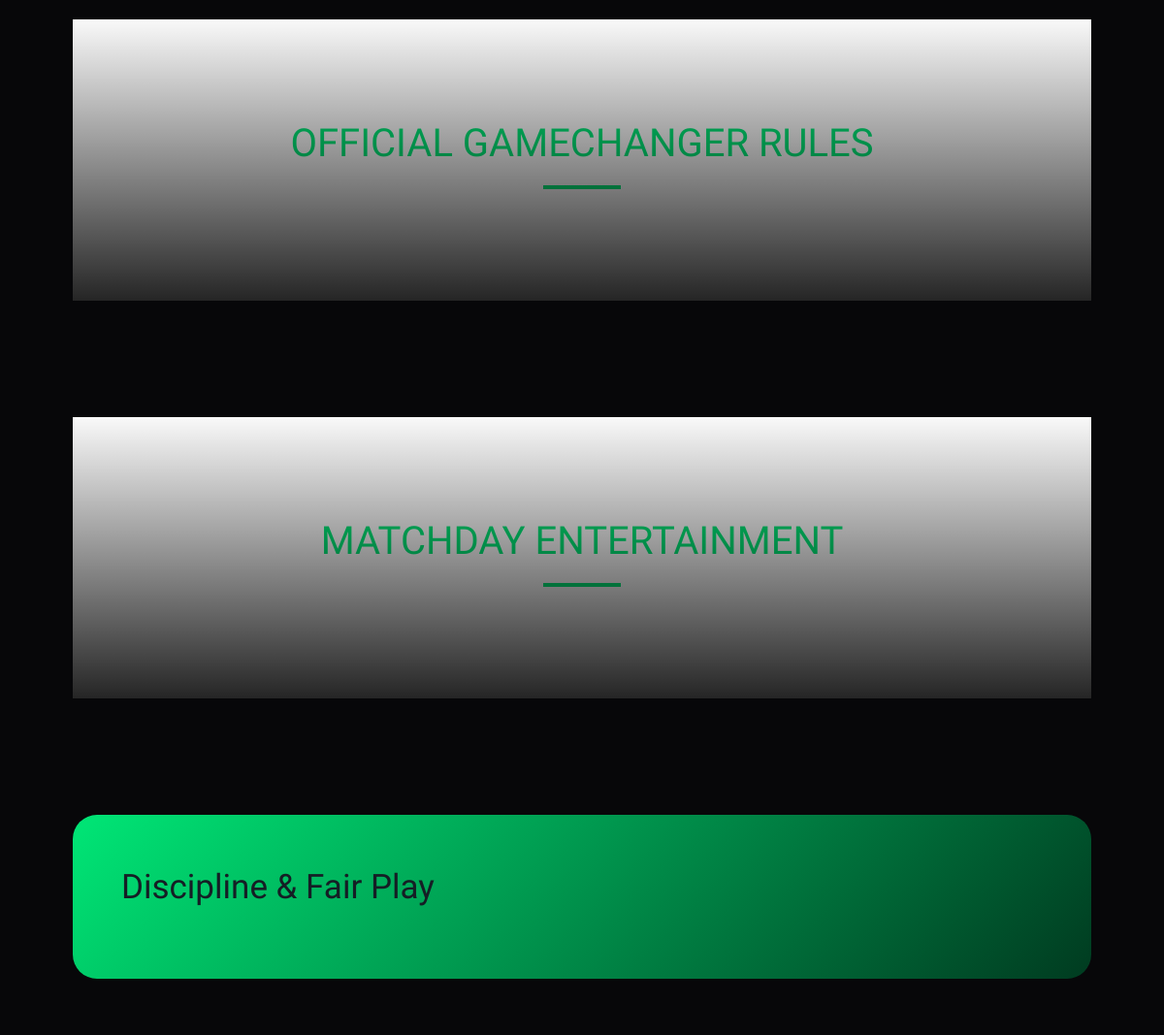
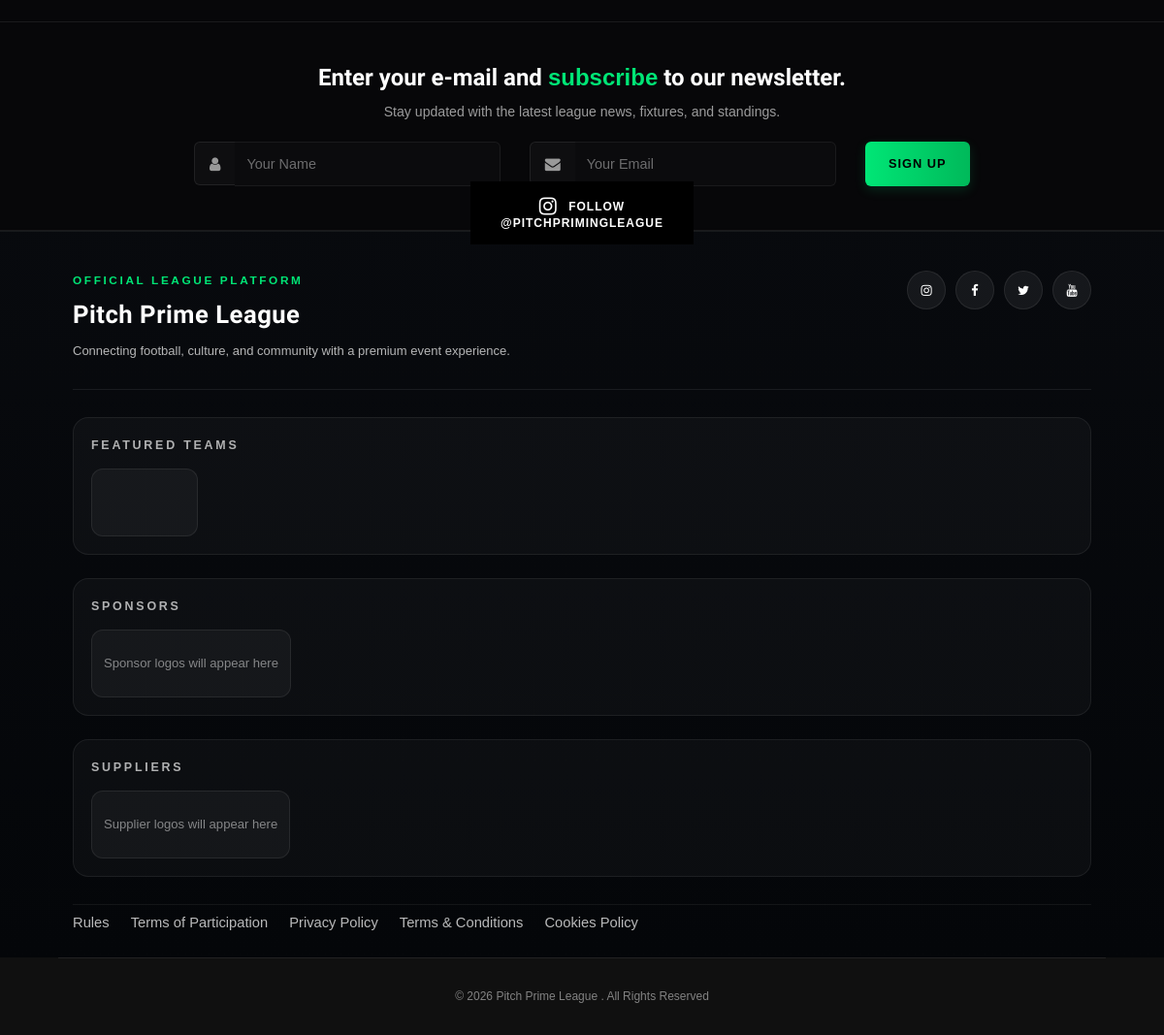
The page /rules/ (lower part) on the database as committed earlier (2 pictures, top to bottom).
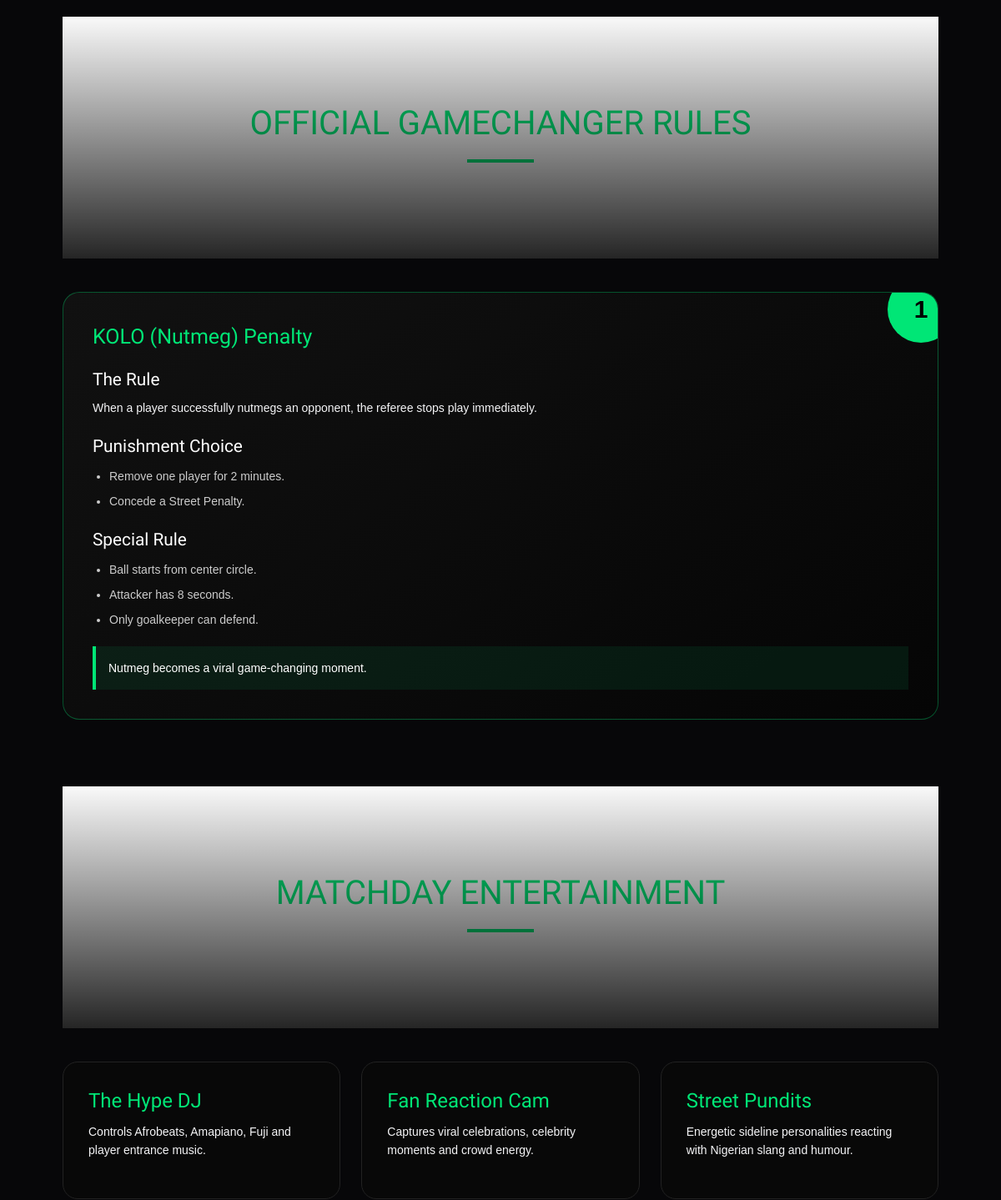
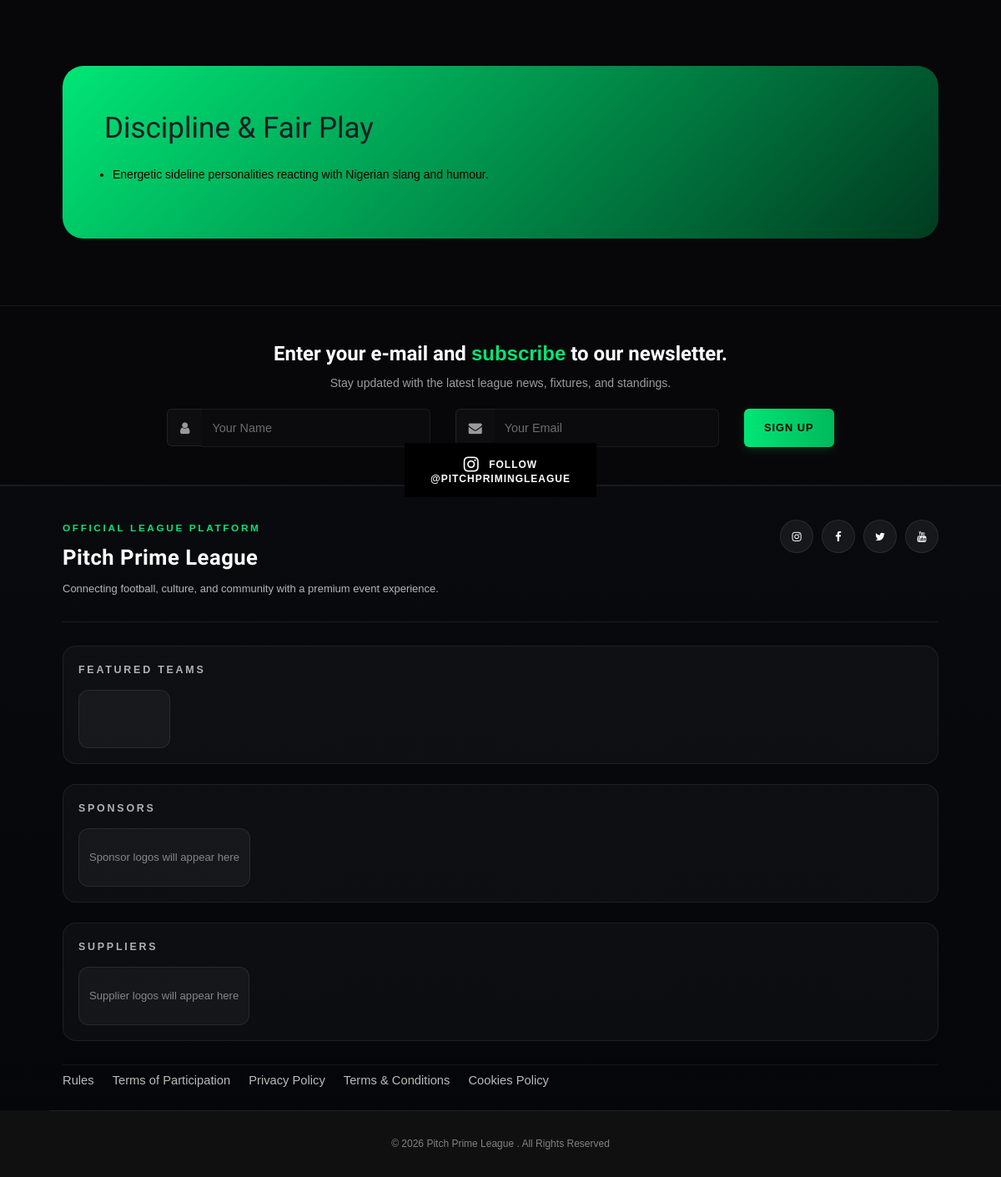
The same page on the database as committed later (2 pictures, top to bottom).
### league/models.py (models this page shows, shortened)
class Team(models.Model):
    season = models.ForeignKey(
        Season,
        on_delete=models.CASCADE,
        related_name='teams'
    )
    president = models.OneToOneField(
        'accounts.President',
        on_delete=models.PROTECT,
        related_name='team',
    )
    name = models.CharField(max_length=150)
    logo = models.ImageField(upload_to='team_logos/', blank=True, null=True)
    foundation_year = models.PositiveIntegerField(
        blank=True,
        null=True
    )
    cover_image = models.ImageField(
    upload_to='team_covers/',
    blank=True,
    null=True
)
    manager_name = models.CharField(
        max_length=150,
        blank=True
    )
    description = models.TextField(blank=True)
    total_titles = models.PositiveIntegerField(
        default=0
    )
    location = models.CharField(
        max_length=150,
        blank=True
    )
    website = models.URLField(blank=True)
    facebook_url = models.URLField(blank=True)
    twitter_url = models.URLField(blank=True)
    youtube_url = models.URLField(blank=True)
    games_played = models.PositiveIntegerField(default=0)
    wins = models.PositiveIntegerField(default=0)
    draws = models.PositiveIntegerField(default=0)
    losses = models.PositiveIntegerField(default=0)
    total_points = models.PositiveIntegerField(default=0)
    goals_for = models.PositiveIntegerField(default=0)
    goals_against = models.PositiveIntegerField(default=0)
    class Meta:
        ordering = ['name']
        unique_together = ['season', 'name']

### core/models.py (models this page shows, shortened)
class GameRule(models.Model):
    number = models.PositiveIntegerField()
    title = models.CharField(max_length=200)
    rule_description = models.TextField()
    punishment = models.TextField(
        blank=True,
        help_text="Use each point on a new line"
    )
    special_rule = models.TextField(
        blank=True,
        help_text="Use each point on a new line"
    )
    highlight = models.CharField(
        max_length=300,
        blank=True
    )

class EntertainmentFeature(models.Model):
    title = models.CharField(max_length=200)
    description = models.TextField()

class DisciplineRule(models.Model):
    rule = models.CharField(max_length=300)

### core/views.py (the view)
# urls.py: path('rules/', views.rules, name='rules'),
def rules(request):
    context = {
        "rules": GameRule.objects.all(),
        "features": EntertainmentFeature.objects.all(),
        "discipline": DisciplineRule.objects.all(),
    }
    return render(
        request,
        "rules.html",
        context
    )

### core/context_processors.py (called while the page is built)
def footer_context(request):
    teams = Team.objects.select_related('season').filter(logo__isnull=False).exclude(logo='').order_by('name')
    sponsors = PartnerLogo.objects.filter(is_active=True, category='sponsor').order_by('sort_order', 'name')
    suppliers = PartnerLogo.objects.filter(is_active=True, category='supplier').order_by('sort_order', 'name')
    return {
        'footer_teams': teams,
        'footer_sponsors': sponsors,
        'footer_suppliers': suppliers,
    }

### templates/rules.html (shortened to what this page needs)
{% extends 'base.html' %}
{% load static %}
{% block content %}
<br> <br> <br>
<div class="container">
<div class="section-title">
<h2>Official Gamechanger Rules</h2>
<span></span>
</div>
<div class="rules-grid">
<div class="rules-grid">
{% for rule in rules %}
<div class="rule-card">
<div class="number">
{{rule.number}}
</div>
<h3>
{{rule.title}}
</h3>
<h4>
The Rule
</h4>
<p>
{{rule.rule_description}}
</p>
{% if rule.punishment %}
<h4>
Punishment Choice
</h4>
<ul>
{% for item in rule.punishment.splitlines %}
<li>
{{item}}
</li>
{% endfor %}
</ul>
{% endif %}
{% if rule.special_rule %}
<h4>
Special Rule
</h4>
<ul>
{% for item in rule.special_rule.splitlines %}
<li>
{{item}}
</li>
{% endfor %}
</ul>
{% endif %}
{% if rule.highlight %}
<div class="highlight">
{{rule.highlight}}
</div>
{% endif %}
</div>
{% endfor %}
</div>
</div>
<div class="section-title">
<h2>Matchday Entertainment</h2>
<span></span>
</div>
<div class="feature-box">
<div class="feature-box">
{% for feature in features %}
<div class="feature">
<h3>
{{feature.title}}
</h3>
<p>
{{feature.description}}
</p>
</div>
{% endfor %}
</div>
</div>
<div class="discipline">
<h2>Discipline & Fair Play</h2>
<ul>
{% for item in discipline %}
<li>
{{item.rule}}
</li>
{% endfor %}
</ul>
</div>
</div>
{% endblock %}

### templates/base.html (shortened to what the changed rows need)
{% load static%}
<!DOCTYPE html>
<html lang="en">
<head>
        <link href="{% static 'assets/css/main.css' %}" rel="stylesheet" media="screen">
        <link href="{% static 'assets/css/custom.css' %}" rel="stylesheet">
    </head>
    <body>
        <div id="layout">
            {% block content %} {% endblock %}
                <div class="section-newsletter no-margin">
                    <div class="container">
                        <div class="row">
                            <div class="col-md-12">
                                <div class="text-center">
                                    <h2>Enter your e-mail and <span class="text-resalt">subscribe</span> to our newsletter.</h2>
                                </div>
                            </div>
                        </div>
                    </div>
                </div>
            <footer id="footer" class="site-footer">
                <div class="container">
                    <div class="site-footer-top">
                        <div class="site-footer-brand">
                            <h2>Pitch Prime League</h2>
                        </div>
                    </div>
                    <div class="site-footer-logos">
                        <div class="site-footer-section">
                            <div class="logo-strip">
                                {% if footer_teams %}
                                    {% for team in footer_teams %}
                                        <a href="{% url 'league:team_detail' team.pk %}" class="footer-logo-card" title="{{ team.name }}">
                                            {% if team.logo %}
                                                <img src="{{ team.logo.url }}" alt="{{ team.name }}">
                                            {% else %}
                                                <span>{{ team.name }}</span>
                                            {% endif %}
                                        </a>
                                    {% endfor %}
                                {% else %}
                                    <div class="footer-logo-card footer-logo-card-empty">Team logos will appear here</div>
                                {% endif %}
                            </div>
                        </div>
                    </div>
                </div>
            </footer>
        </div>
</body>
</html>

Rows that differ between the two databases and show on the page:
added GameRule: number "1", title "KOLO (Nutmeg) Penalty", rule_description "When a player successfully nutmegs an opponent, the referee stops play immediately.", splitlines "Remove one player for 2 minutes." "Concede a Street Penalty.", splitlines "Ball starts from center circle." "Attacker has 8 seconds." "Only goalkeeper can defend.", highlight "Nutmeg becomes a viral game-changing moment."
added EntertainmentFeature: title "The Hype DJ", description "Controls Afrobeats, Amapiano, Fuji and player entrance music."
added EntertainmentFeature: title "Fan Reaction Cam", description "Captures viral celebrations, celebrity moments and crowd energy."
added EntertainmentFeature: title "Street Pundits", description "Energetic sideline personalities reacting with Nigerian slang and humour."
added DisciplineRule: rule "Energetic sideline personalities reacting with Nigerian slang and humour."
